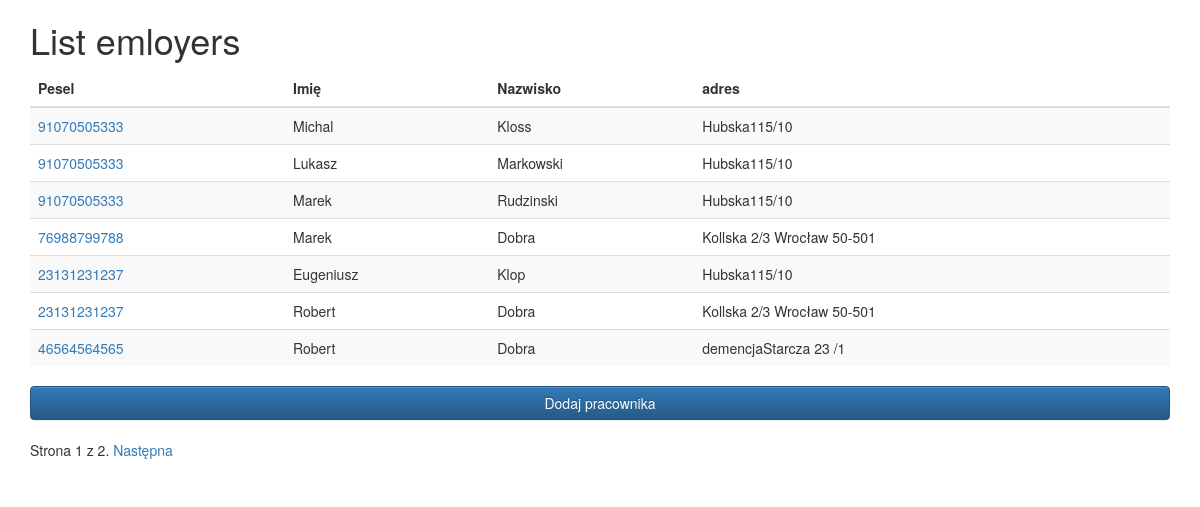
Screenshot of /polls/ with the database file from the repository.
### polls/models.py (models this page shows)
class Person(models.Model):
    first_name = models.CharField(max_length=30)
    personal_number = models.CharField(max_length=11)
    last_name = models.CharField(max_length=30)
    adress  = models.CharField(max_length=300)

### polls/views.py (the view)
def home_list(request):
    queryset_list = Person.objects.all()
    paginator = Paginator(queryset_list, 7)
    page = request.GET.get('page')
    try:
        queryset = paginator.page(page)
    except PageNotAnInteger:
        queryset = paginator.page(1)
    except EmptyPage:
        queryset = paginator.page(paginator.num_pages)
    data_employer = {
        "object_list":queryset,
        "title" :"List"
    }
    return render (request, "lista.html",data_employer)

### templates/lista.html (shortened to what this page needs)
{% extends 'base.html' %}
{% block content %}
<h1>{{title}} emloyers</h1>
<table class="table table-striped">
 <thead>
   <tr>
        <th>Pesel</th>
          <th>Imię</th>
            <th>Nazwisko</th>
            <th>adres</th>
        </tr>
    </thead>
<tbody>
{% for obj in object_list%}
<tr>
<td><a href ='{%url "detail" id=obj.id%}'>{{obj.personal_number}}</a></td>
<td>{{obj.first_name}}</td>
<td>{{obj.last_name}}</td>
<td>{{obj.adress}}</td>
</tr>
{% endfor %}
</tbody>
</table>
<form method="GET" action="{% url 'create' %}">
<button type="submit" class="btn btn-primary btn-block">Dodaj pracownika</button>
</form>
<div class="pagination">
    <span class="step-links">
        <span class="current">
            Strona {{ object_list.number }} z {{ object_list.paginator.num_pages }}.
        </span>
        {% if object_list.has_next %}
            <a href="?page={{ object_list.next_page_number }}">Następna</a>
        {% endif %}
    </span>
</div>
{% endblock content %}

### rows the page displays
Person: personal_number "91070505333", first_name "Michal", last_name "Kloss", adress "Hubska115/10"
Person: personal_number "91070505333", first_name "Lukasz", last_name "Markowski", adress "Hubska115/10"
Person: personal_number "91070505333", first_name "Marek", last_name "Rudzinski", adress "Hubska115/10"
Person: personal_number "76988799788", first_name "Marek", last_name "Dobra", adress "Kollska 2/3 Wrocław 50-501"
Person: personal_number "23131231237", first_name "Eugeniusz", last_name "Klop", adress "Hubska115/10"
Person: personal_number "23131231237", first_name "Robert", last_name "Dobra", adress "Kollska 2/3 Wrocław 50-501"
Person: personal_number "46564564565", first_name "Robert", last_name "Dobra", adress "demencjaStarcza 23 /1"

### other values shown
{{ title }} "List"
{{ object_list.number }} "1"
{{ object_list.paginator.num_pages }} "2"
